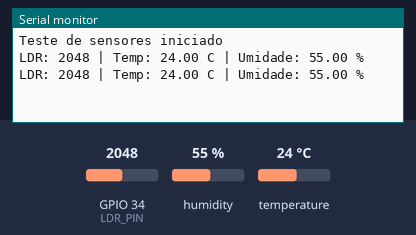
Recording of a sketch running on a simulated ESP32. Parts: the last lines printed to the serial monitor. The inputs (shaded band) are chosen by the test bench; at power-on: humidity 55 %, GPIO 34 (LDR_PIN) = 2048, temperature 24 °C.

Above: at 2.8 s.
2.9 s: humidity set to 22 %
At 5.1 s:
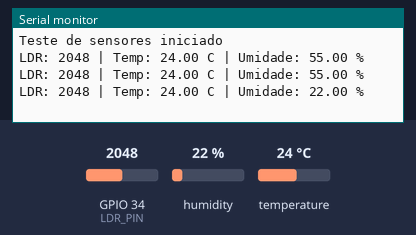
5.6 s: GPIO 34 (LDR_PIN) set to 2866
At 7.5 s:
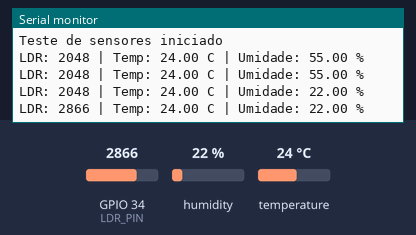
8.3 s: temperature set to 12 °C
At 10.8 s:
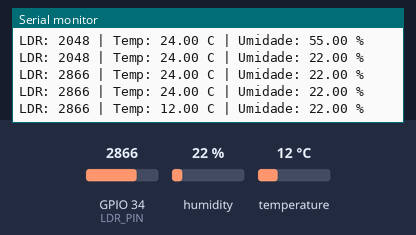
11.0 s: GPIO 34 (LDR_PIN) set to 3603
At 13.4 s:
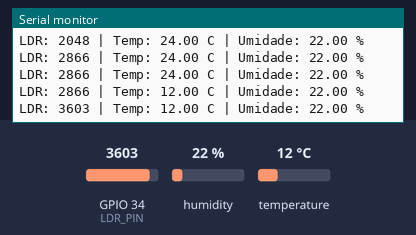
13.7 s: humidity set to 40 %
At 14.6 s:
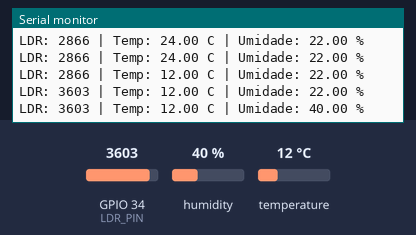
Timing chart, 0 to 16.7 s (numbered marks = the images above; inputs shaded):
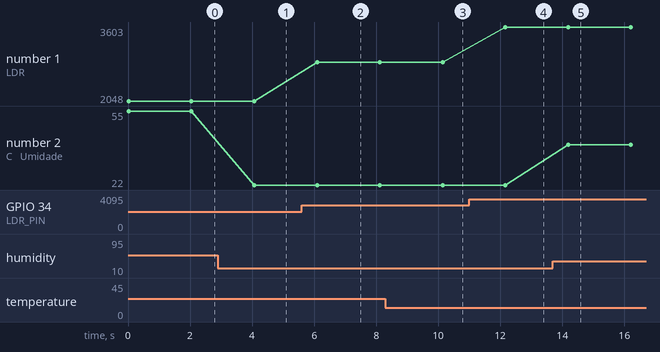

The sketch:

teste_sensores.ino
```cpp
// Teste dos sensores: LDR (analogico) + DHT (temperatura/umidade) no ESP32
// Bibliotecas (Gerenciador de Bibliotecas da Arduino IDE):
//   - "DHT sensor library" (Adafruit)
//   - "Adafruit Unified Sensor" (Adafruit)
// Abra o Monitor Serial em 115200.

#include <DHT.h>

#define LDR_PIN  34       // AO do modulo LDR (ADC1, funciona com Wi-Fi ligado)
#define DHT_PIN  4        // DATA do DHT
#define DHT_TYPE DHT11    // TROQUE para DHT22 se o seu sensor for DHT22

DHT dht(DHT_PIN, DHT_TYPE);

void setup() {
  Serial.begin(115200);
  dht.begin();
  Serial.println("Teste de sensores iniciado");
}

void loop() {
  int luz = analogRead(LDR_PIN);        // 0..4095
  float temp = dht.readTemperature();   // graus Celsius
  float umid = dht.readHumidity();      // %

  Serial.print("LDR: ");
  Serial.print(luz);

  if (isnan(temp) || isnan(umid)) {
    Serial.println(" | DHT: ERRO de leitura (confira ligacao e tipo DHT11/DHT22)");
  } else {
    Serial.print(" | Temp: ");
    Serial.print(temp);
    Serial.print(" C | Umidade: ");
    Serial.print(umid);
    Serial.println(" %");
  }

  delay(2000);  // o DHT precisa de pelo menos 1-2 s entre leituras
}
```

Measured:
- after the input at 2.9 s, the serial monitor: prints a new line after 1.2 s (image 1)
- after the input at 5.6 s, the serial monitor: prints a new line after 0.49 s (image 2)
- after the input at 8.3 s, the serial monitor: prints a new line after 1.8 s (image 3)
- after the input at 11.0 s, the serial monitor: prints a new line after 1.2 s (image 4)
- after the input at 13.7 s, the serial monitor: prints a new line after 0.49 s (image 5)
- plotted number 1: 2048 → 2866 after the input at 5.6 s, 2866 → 3603 after the input at 11.0 s
- plotted number 2: 55 → 22 after the input at 2.9 s, 22 → 40 after the input at 13.7 s
